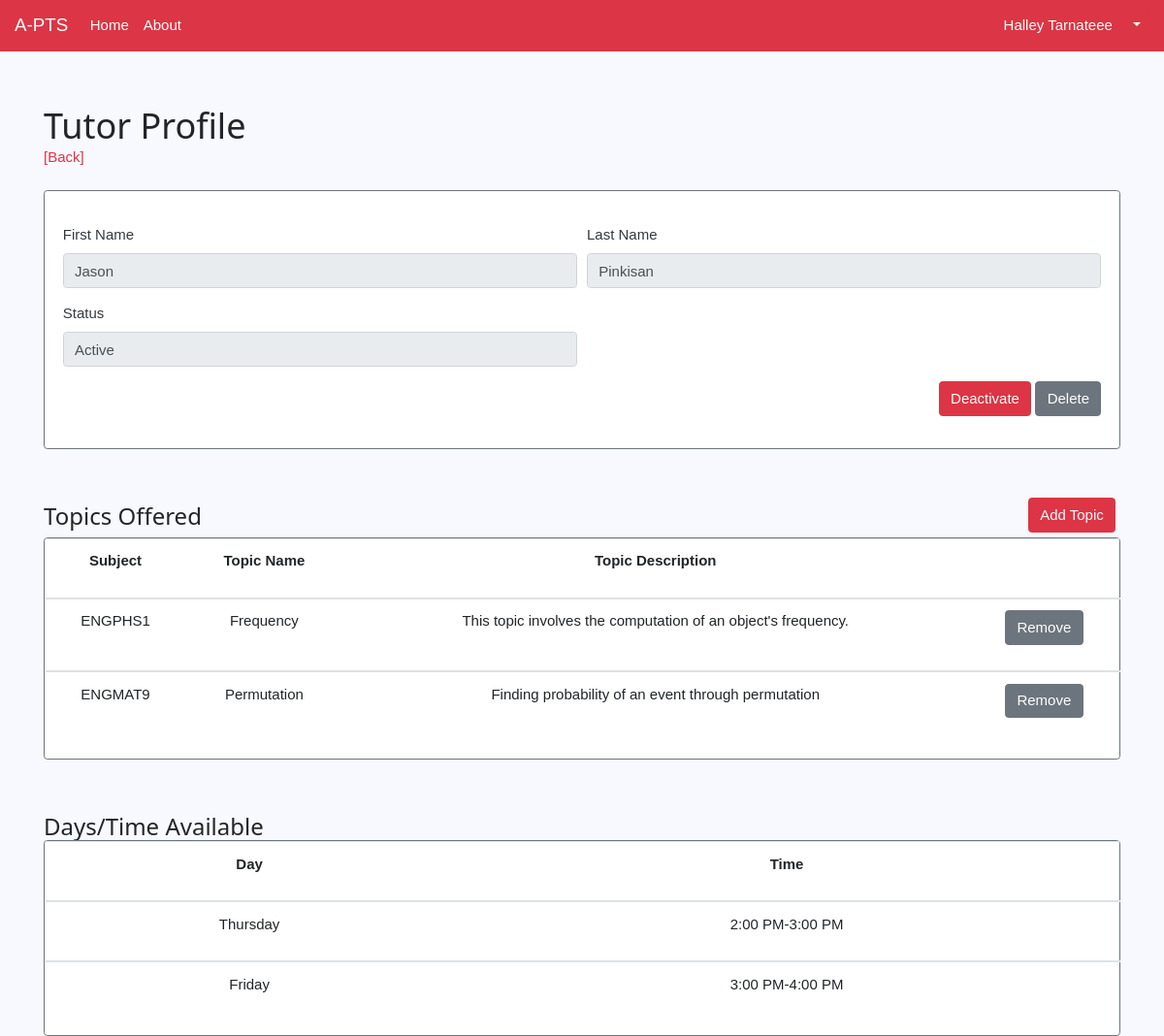
Screenshot of /admin/viewonetutor.php?tutorId=20084787 (signed in) with the database file from the repository.
### tables this page shows
CREATE TABLE `accounts` (
  `acctId` int(11) NOT NULL,
  `userId` int(50) NOT NULL,
  `fname` varchar(50) NOT NULL,
  `mname` varchar(50) NOT NULL,
  `lname` varchar(50) NOT NULL,
  `contact` varchar(50) NOT NULL,
  `usertype` varchar(100) NOT NULL DEFAULT 'Student',
  `status` varchar(30) NOT NULL DEFAULT 'Active',
  `password` varchar(150) NOT NULL,
  `email` varchar(150) NOT NULL,
  `lastLogin` date DEFAULT NULL,
  `expDate` date NOT NULL,
  `firstLogin` tinyint(1) NOT NULL
);

CREATE TABLE `tutor` (
  `tutorId` int(11) NOT NULL,
  `userId` int(11) NOT NULL,
  `tutorStatus` varchar(50) NOT NULL,
  `DaysAvail` varchar(50) NOT NULL,
  `TimeAvail` varchar(250) NOT NULL,
  `dateadded` date DEFAULT NULL
);

CREATE TABLE `topic_taught` (
  `taughtId` int(11) NOT NULL,
  `topicId` int(11) NOT NULL,
  `tutorId` int(11) NOT NULL
);

CREATE TABLE `subject` (
  `subjId` int(11) NOT NULL,
  `subjname` varchar(100) NOT NULL,
  `subjdesc` varchar(350) NOT NULL,
  `subjstat` varchar(8) NOT NULL
);

CREATE TABLE `topic` (
  `topicId` int(11) NOT NULL,
  `subjId` int(11) NOT NULL,
  `topname` varchar(250) NOT NULL,
  `topdesc` varchar(255) NOT NULL,
  `topstatus` varchar(8) NOT NULL
);

### classes/account.php (called while the page is built, shortened)
<?php
class Account{
	public $userId;
	private $conn;
	function __construct($db){
		$this->conn = $db;
	}
	function readOneAccount(){
		$query = "SELECT * FROM accounts WHERE userId=?";
		$stmt = $this->conn->prepare($query);
		$stmt->bindparam(1, $this->userId);
		$stmt->execute();
		$row = $stmt->fetch(PDO::FETCH_ASSOC);
		$this->fname = $row['fname'];
		$this->lname = $row['lname'];
	}
}

### classes/tutor.php (called while the page is built, shortened)
<?php
class Tutor{
	public $userId;
	private $conn;
	function __construct($db){
		$this->conn = $db;
	}
	function viewonetutor2($id){
		$query = "SELECT * FROM tutor INNER JOIN accounts ON tutor.userId = accounts.userId WHERE tutor.userId = ? GROUP BY tutor.userId";
		$stmt = $this->conn->prepare($query);
		$stmt->bindparam(1, $id);
		$stmt->execute();
		$row = $stmt->fetch(PDO::FETCH_ASSOC);
		$this->fname = $row['fname'];
		$this->lname = $row['lname'];
		$this->tutorStatus = $row['tutorStatus'];
	}
	function viewTutorTopic(){
		$query = "SELECT * FROM topic_taught INNER JOIN tutor ON tutor.userId = topic_taught.tutorId INNER JOIN topic ON topic_taught.topicId = topic.topicId INNER JOIN subject ON subject.subjId = topic.subjId WHERE tutor.userId = ? GROUP BY taughtId";
		$stmt = $this->conn->prepare($query);
		$stmt->bindparam(1, $this->userId);
		$stmt->execute();
		return $stmt;
	}
	function viewTutorAvail(){
		$query = "SELECT tutorId, DaysAvail, TimeAvail FROM tutor WHERE userId = ? AND (DaysAvail != '' OR TimeAvail != '') ORDER BY (CASE WHEN DaysAvail='Monday' THEN 1 WHEN DaysAvail='Tuesday' THEN 2 WHEN DaysAvail='Wednesday' THEN 3 WHEN DaysAvail='Thursday' THEN 4 ELSE DaysAvail END), TimeAvail";
		$stmt = $this->conn->prepare($query);
		$stmt->bindparam(1, $this->userId);
		$stmt->execute();
		return $stmt;
	}
}

### admin/viewonetutor.php (the view, shortened to what this page needs)
<?php
include_once 'headeradmin.php';
include_once '../classes/tutor.php';
include_once '../classes/subjects.php';
$tutorId= isset ($_GET ['tutorId']) ? $_GET['tutorId']: die('ERROR: missing ID.');
$database = new Database();
$db = $database->getConnection();
$tutor = new Tutor($db);
$tutor->userId = $tutorId;
$stmt = $tutor->viewTutorTopic();
$tutor->userId = $tutorId;
$stmt2 = $tutor->viewTutorAvail();
$tutor->viewonetutor2($tutorId);
?>
<body>
    <br><br>
    <div class="container">
      <h1 style="margin-bottom: 0;">Tutor Profile</h1>
      <a class="text-danger" href="tutors.php">[Back]</a>
      <br>
      <br>
   <div class="card border-secondary mb-5" style="max-width: 90rem;">
      <form method="POST" action="viewonetutor.php?tutorId=<?php echo $tutorId ?>">
        <div class="card-body text-dark">
          <div class="form-row">
          <div class="form-group col-md-12">
          </div>
        </div>
        <div class="form-row">
          <div class="form-group col-md-6">
            <label for="inputEmail4">First Name</label>
            <input type="text" class="form-control" id="fname" placeholder="First Name" name="fname" value="<?php echo $tutor->fname ?>" readonly>
          </div>
          <div class="form-group col-md-6">
            <label for="inputPassword4">Last Name</label>
            <input type="text" class="form-control" id="lname" placeholder="Last Name" name="lname" value="<?php echo $tutor->lname ?>" readonly>
          </div>
        </div>
        <div class="form-row">
          <div class="form-group col-md-6">
            <label for="inputCity">Status</label>
            <input type="text" class="form-control" id="tutorStatus" name="tutorStatus" value="<?php echo $tutor->tutorStatus ?>" readonly>
          </div>
        </div>
        <div class="form-row text-right">
            <div class="form-group col-md-12">
              <?php  if($tutor->tutorStatus == 'Active'){
                echo '<button name="deactivate" type="submit" class="btn btn-danger">Deactivate</button>';
              }else if($tutor->tutorStatus == 'Inactive'){
                echo '<button name="activate" type="submit" class="btn btn-danger">Activate</button>';
              }
              ?>
              <a href='deletetutor.php?userId=<?php echo $tutorId ?>&loc=1' class='btn btn-secondary' onclick=' return confirm("Are you sure?"); '>Delete</a>
            </div>
          </div>
      </div>
    </form>
</div>
 </div>
  <div class="container">
    <h3 class="float-left" style="margin-bottom: 0;">Topics Offered</h3>
    <?php if($tutor->tutorStatus =='Active'){
      echo '<a class=\'btn btn-danger text-light float-right\' href="addtutortopic.php?tutorId='; echo $tutorId; echo '"  style="margin:5px;">Add Topic</a>';
    }
    ?>
    <div class="card border-secondary mb-5" style="width: 100%;">
      <div class="form-row" style="max-width: 80em;">
        <div class="form-group col-md-12" style="margin: 0 1px;">
          <table class='table table-hover'>
            <thead>
              <tr>
                <th scope='col'><p class='text-center'>Subject</p></th>
                <th scope='col'><p class='text-center'>Topic Name</p></th>
                <th scope='col'><p class='text-center'>Topic Description</p></th>
                <th scope='col'></th>
              </tr>
            </thead>
            <tbody>
                  <?php
                  if($stmt->rowCount()>0){
                  while ($row = $stmt->fetch(PDO::FETCH_ASSOC)){
                  extract($row);
                  echo"
                  <tr>
                  <td><p class='text-center'>{$subjname}</p></td>
                  <td><p class='text-center'>{$topname}</p></td>
                  <td><p class='text-center'>{$topdesc}</p></td>
                  <td>";
                  if($tutorStatus == 'Active'){
                    echo "<p class='text-center'><a class='btn btn-secondary text-white delete-object' delete-id='{$subjId}' href='deletetutortopic.php?taughtId={$taughtId}&tutorId={$userId}'>Remove</a></p>";
                  }
                  echo "
                  </td>
                  </tr>
                  </tbody>
                  ";
                  }
                }
                ?>
          </table>
        </div>
    </div>
  </div>
</div>
<div class="container">
    <h3 class="float-left" style="margin-bottom: 0;">Days/Time Available</h3>
    <div class="card border-secondary mb-5" style="width: 100%;">
      <div class="form-row" style="max-width: 80em;">
        <div class="form-group col-md-12 text-center" style="margin: 0 1px;">
          <table class='table table-hover'>
            <thead>
              <tr>
                <th scope='col'><p class='text-center'>Day</p></th>
                <th scope='col'><p class='text-center'>Time</p></th>
              </tr>
            </thead>
            <tbody>
                  <?php
                  if($stmt2->rowCount()>0){
                  while ($row = $stmt2->fetch(PDO::FETCH_ASSOC)){
                  extract($row);
                  echo"
                  <tr>
                  <td><p class='text-center'>{$DaysAvail}</p></td>
                  <td><p class='text-center'>{$TimeAvail}</p></td>
                  </tr>
                  </tbody>
                  ";
                  }
                }
                ?>
          </table>
        </div>
    </div>
  </div>
</div>
</body>
<?php
include_once '../footer.php';
?>

### admin/headeradmin.php (shortened to what this page needs)
<?php
include_once '../classes/account.php';
$userId = $_SESSION['userId'];
$database = new Database();
$db = $database->getConnection();
$account = new Account($db);
$account->userId = $userId;
$account->readoneaccount();
$name = $account->fname." ".$account->lname;
?>
<!doctype html>
<html lang="en">
  <head>
    <link rel="stylesheet" href="../assets/bootstrap/4.1.3/css/bootstrap.min.css">
    <link rel="stylesheet" href="../assets/bootstrap/4.1.3/css/one.css">
    <link rel="stylesheet" href="../assets/bootstrap/4.1.3/css/two.css">
    <link rel="stylesheet" type="text/css" href="../assets/css/apts.css">
  </head>
<nav class="navbar navbar-expand-lg navbar-dark bg-danger">
  <a class="navbar-brand" href="#">A-PTS</a>
  <div class="collapse navbar-collapse" id="navbarSupportedContent">
    <ul class="navbar-nav mr-auto">
     <li class="nav-item active">
        <a class="nav-link" href="homeadmin.php">Home</a>
      </li>
      <li class="nav-item active">
        <a class="nav-link" href="#">About</a>
      </li>
    </ul>
    <ul class="nav justify-content-end">
<div class="btn-group">
  <button type="button" class="btn btn-danger"><?php echo $name ?></button>
  <button type="button" class="btn btn-danger dropdown-toggle dropdown-toggle-split" data-toggle="dropdown" aria-haspopup="true" aria-expanded="false">
  </button>
</div>
</div>
</nav>
  </body>
</html>

### assets/css/apts.css (style rules this page uses)
body { background-color: ghostwhite; }

### admin/headeradmin.php (style rules this page uses)
body, html { height: 100%; font-family: "Helvetica", sans-serif; background-color: ghostwhite; }

### rows the page displays
accounts: name "Halley Tarnateee"
tutor: fname "Jason", lname "Pinkisan", tutorStatus "Active"
topic_taught: subject.subjname "ENGPHS1", topicId.topname "Frequency", topicId.topdesc "This topic involves the computation of an object's frequency."
topic_taught: subject.subjname "ENGMAT9", topicId.topname "Permutation", topicId.topdesc "Finding probability of an event through permutation"
tutor: DaysAvail "Thursday", TimeAvail "2:00 PM-3:00 PM"
tutor: DaysAvail "Friday", TimeAvail "3:00 PM-4:00 PM"
